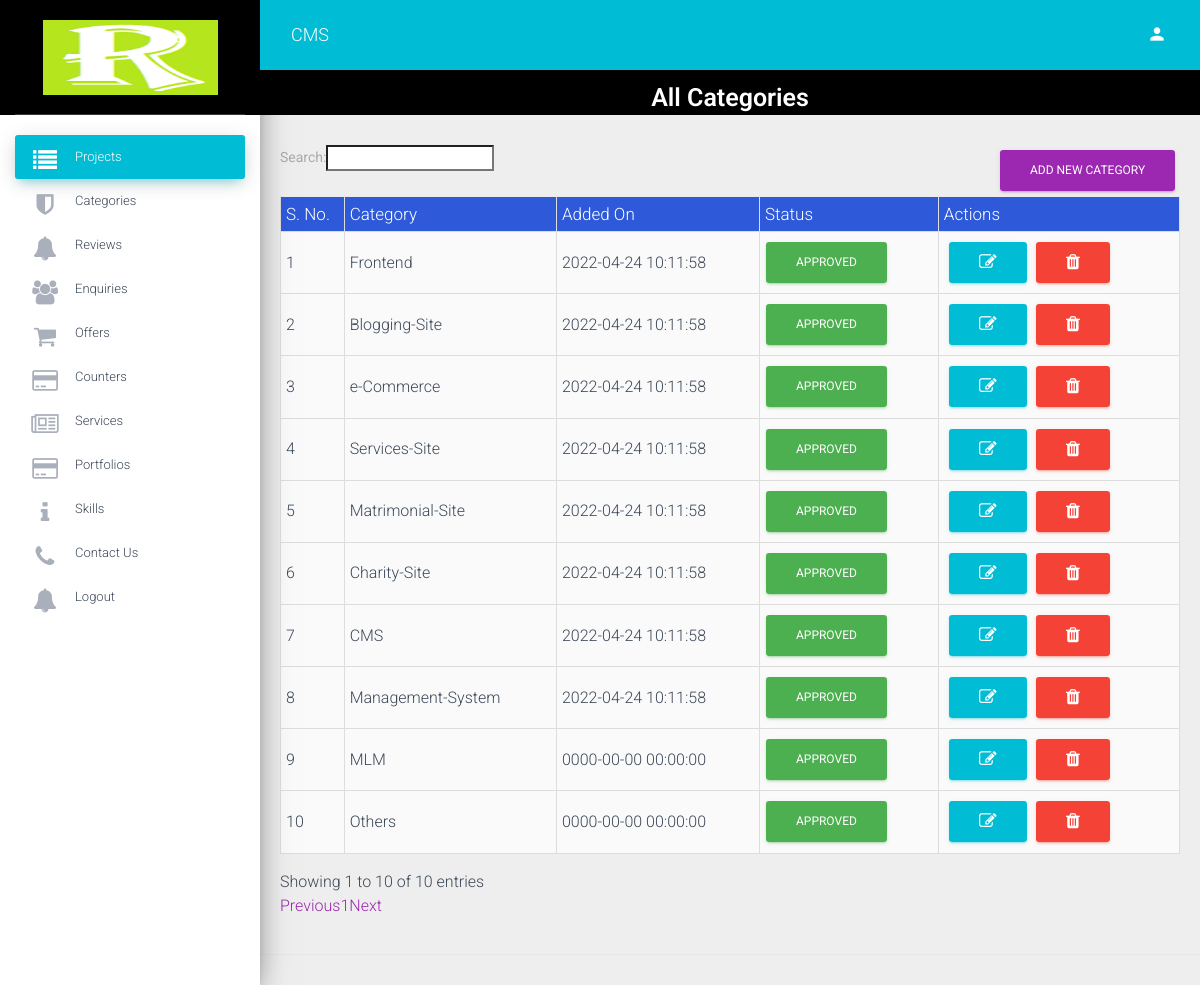
Screenshot of /admin/categories.php (signed in) with the database file from the repository.
### tables this page shows
CREATE TABLE `categories` (
  `id` int(11) NOT NULL,
  `category` varchar(100) NOT NULL,
  `status` tinyint(4) NOT NULL,
  `added_on` datetime NOT NULL DEFAULT current_timestamp()
);

### admin/categories.php (the view, shortened to what this page needs)
<?php include 'sidebar.php'; ?>
<h3 class="text-center" style="padding-top:60px;background: black;color: #fff;font-weight: 600;">All Categories</h3>
<div class="card-body">
  <div class="table table-responsive">
    <a href="add_category.php" style="float:right;margin:5px;width:auto;" class="btn btn-primary text-center"> Add New Category</a>
    <?php
    $sql = "SELECT * FROM `categories` ";
    $result = mysqli_query($connect, $sql);
    $count = 1;
    ?>
    <table class="table table-bordered" id="example" width="100%" cellspacing="0">
      <thead style="background: #2E59D9;color: white;">
        <tr>
          <th>S. No.</th>
          <th>Category</th>
          <th>Added On</th>
          <th>Status</th>
          <th>Actions</th>
        </tr>
      </thead>
      <tbody>
        <?php
        if (mysqli_num_rows($result) > 0) {
          while ($row = mysqli_fetch_array($result)) {
        ?>
            <tr>
              <td><?php echo $count++; ?></td>
              <td><?php echo $row['category']; ?></td>
              <td><?php echo $row['added_on']; ?></td>
              <td>
                <?php
                if ($row['status'] == 1) {
                  echo "<a class='btn btn-success' href='?type=status&operation=deactive&id=" . $row['id'] . "'>Approved</a>&nbsp;";
                } else {
                  echo "<a class='btn btn-primary' href='?type=status&operation=active&id=" . $row['id'] . "'>Pending</a>&nbsp;";
                }
                ?>
              </td>
              <td>
                <a href="edit_category.php?id=<?php echo $row['id']; ?>" class="btn btn-info" style="margin:5px;float:left;"><i class="fa fa-edit"></i></a>
                <a href="?type=delete&id=<?php echo $row['id']; ?>" class="btn btn-danger" style="margin:5px;float:left;"><i class="fa fa-trash" aria-hidden="true"></i></a>
              </td>
            </tr>
        <?php
          }
        } else {
          echo "no record found";
        }
        ?>
      </tbody>
    </table>
  </div>
</div>
<?php include 'footer.php'; ?>

### admin/sidebar.php (shortened to what this page needs)
<!DOCTYPE html>
<html lang="en">
<head>
  <link href="../assets/vendor/boxicons/css/boxicons.min.css" rel="stylesheet">
  <link rel="stylesheet" href="https://maxcdn.bootstrapcdn.com/font-awesome/latest/css/font-awesome.min.css">
  <link href="../admin/assets/css/material-dashboard.css?v=2.1.2" rel="stylesheet" />
</head>
<body class="">
  <div class="wrapper ">
    <div class="sidebar" data-color="azure" data-background-color="white" data-image="../admin/assets/img/sidebar-1.jpg">
      <div class="logo" style="background: #000;">
        <a href="dashboard.php" class="simple-text logo-normal">
          <img src="assets/img/logo11.png" style="width:175px;height:75px;">
        </a>
      </div>
      <div class="sidebar-wrapper">
        <ul class="nav">
          <li class="nav-item active"><a class="nav-link" href="projects.php"><i class="fa fa-list"></i><span>Projects</span></a></li>
          <li class="nav-item "><a class="nav-link" href="categories.php"><i class="fa fa-shield"></i><span>Categories</span></a></li>
          <li class="nav-item "><a class="nav-link" href="reviews.php"><i class="fa fa-bell"></i><span>Reviews</span></a></li>
          <li class="nav-item   "><a class="nav-link" href="enquiries.php"><i class="fa fa-users"></i><span>Enquiries</span></a></li>
          <li class="nav-item   "><a class="nav-link" href="offers.php"><i class="fa fa-shopping-cart"></i><span>Offers</span></a></li>
          <li class="nav-item "><a class="nav-link" href="counters.php"><i class="fa fa-credit-card"></i><span>Counters</span></a></li>
          <li class="nav-item "><a class="nav-link" href="services.php"><i class="fa fa-newspaper-o"></i><span>Services</span></a></li>
          <li class="nav-item "><a class="nav-link" href="portfolio.php"><i class="fa fa-credit-card"></i><span></span>Portfolios</a></li>
          <li class="nav-item "><a class="nav-link" href="skills.php"><i class="fa fa-info"></i><span>Skills</span></a></li>
          <li class="nav-item "><a class="nav-link" href="contact.php"><i class="fa fa-phone"></i><span>Contact Us</span></a></li>
          <li class="nav-item "><a class="nav-link" href="logout.php"><i class="fa fa-bell"></i><span>Logout</span></a></li>
          <br>
        </ul>
      </div>
    </div>
    <div class="main-panel">
      <nav class="navbar navbar-expand-lg navbar-transparent navbar-absolute fixed-top" style="background-color:#00bcd4 !important;">
        <div class="container-fluid">
          <div class="navbar-wrapper">
            <a class="navbar-brand" href="javascript:;">CMS</a>
          </div>
          <div class="collapse navbar-collapse justify-content-end">
            <ul class="navbar-nav">
              <li class="nav-item dropdown">
                <a class="nav-link" href="javascript:;" id="navbarDropdownProfile" data-toggle="dropdown" aria-haspopup="true" aria-expanded="false">
                  <i class="material-icons">person</i>
                </a>
              </li>
            </ul>
          </div>
        </div>
      </nav>

### admin/footer.php (shortened to what this page needs)
      <footer class="footer">
      </footer>
    </div>
  </div>
</body>
</html>

### rows the page displays
categories: category "Frontend", added_on "2022-04-24 10:11:58"
categories: category "Blogging-Site", added_on "2022-04-24 10:11:58"
categories: category "e-Commerce", added_on "2022-04-24 10:11:58"
categories: category "Services-Site", added_on "2022-04-24 10:11:58"
categories: category "Matrimonial-Site", added_on "2022-04-24 10:11:58"
categories: category "Charity-Site", added_on "2022-04-24 10:11:58"
categories: category "CMS", added_on "2022-04-24 10:11:58"
categories: category "Management-System", added_on "2022-04-24 10:11:58"
categories: category "MLM", added_on "0000-00-00 00:00:00"
categories: category "Others", added_on "0000-00-00 00:00:00"
